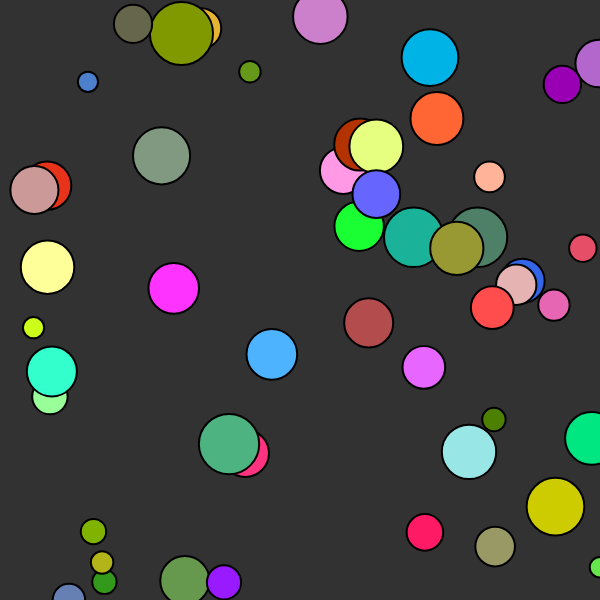
Frame 1 (no input)
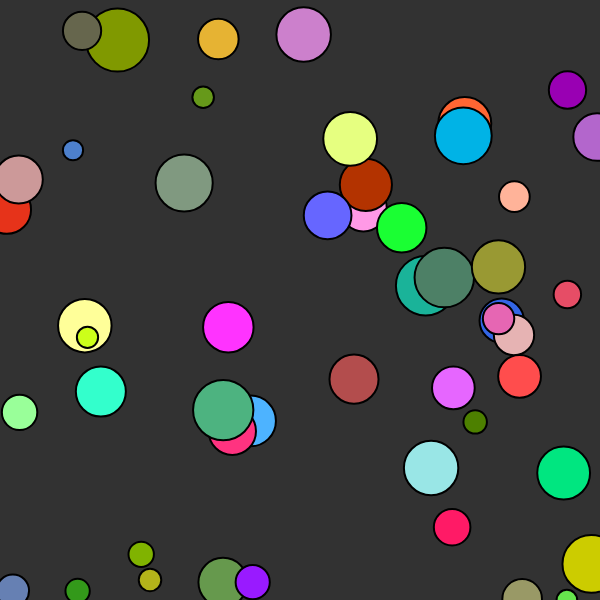
Frame 60 (no input)
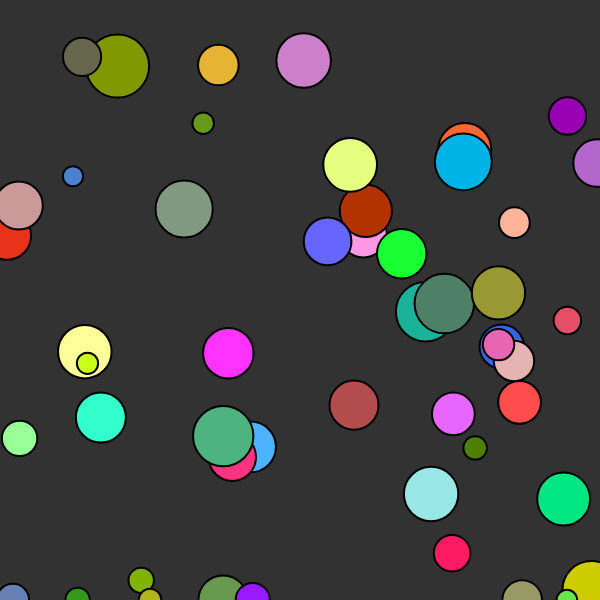
Frame 120 (the mouse pressed at the canvas centre since frame 60)

The p5.js sketch that drew these frames (run headless with seeded random() and noise() and a simulated clock; from frame 60 on, the mouse is pressed at the canvas centre):

// p5.js sketch
// ── sketch.js
// let ball;
const col = [
  "#FF6633",
  "#FFB399",
  "#FF33FF",
  "#FFFF99",
  "#00B3E6",
  "#E6B333",
  "#3366E6",
  "#999966",
  "#99FF99",
  "#B34D4D",
  "#80B300",
  "#809900",
  "#E6B3B3",
  "#6680B3",
  "#66991A",
  "#FF99E6",
  "#CCFF1A",
  "#FF1A66",
  "#E6331A",
  "#33FFCC",
  "#66994D",
  "#B366CC",
  "#4D8000",
  "#B33300",
  "#CC80CC",
  "#66664D",
  "#991AFF",
  "#E666FF",
  "#4DB3FF",
  "#1AB399",
  "#E666B3",
  "#33991A",
  "#CC9999",
  "#B3B31A",
  "#00E680",
  "#4D8066",
  "#809980",
  "#E6FF80",
  "#1AFF33",
  "#999933",
  "#FF3380",
  "#CCCC00",
  "#66E64D",
  "#4D80CC",
  "#9900B3",
  "#E64D66",
  "#4DB380",
  "#FF4D4D",
  "#99E6E6",
  "#6666FF",
];
const usedPos = [];
const balls = [];
const numOfBalls = col.length;
function setup() {
  createCanvas(600, 600);
  angleMode(DEGREES);
  // put setup code here
  //   ball = new Ball(width / 2, height / 2, 32);
  for (let i = 0; i < col.length; i++) {
    let x = random(width);
    let y = random(height);

    balls.push(new Ball(x, y, random(10, 32), i));
  }
}
function draw() {
  background(50);
  // put drawing code here
  for (let ball of balls) {
    ball.update();
    ball.border();
    ball.edges();
    ball.show();
  }
}

class Ball {
  constructor(x, y, r, i) {
    this.pos = createVector(x, y);
    this.r = r;
    this.vel = p5.Vector.random2D();
    this.vel.setMag(random(5, 20));
    this.acc = createVector();
    this.gravity = createVector(0, 0.1);
    this.color = col[i];
  }

  applyForce(force) {
    this.acc.add(force);
  }

  edges() {
    if (this.pos.y > height) {
      this.pos.y = height;
      this.vel.y = this.vel.y * -1;

      //   this.vel.mult(7);
    }
    if (this.pos.y <= 0) {
      this.pos.y = 0;
      this.vel.y = this.vel.y * -1;
    }

    if (this.pos.x <= 0) {
      this.pos.x = 0;
      this.vel.x = this.vel.x * -1;
    }
    if (this.pos.x >= width) {
      this.pos.x = width;
      this.vel.x = this.vel.x * -1;
    }
  }

  border() {
    for (let i = 0; i < balls.length; i++) {
      if (balls[i] !== this) {
        const len = dist(
          this.pos.x,
          this.pos.y,
          balls[i].pos.x,
          balls[i].pos.y
        );

        if (len <= this.r * 2) {
          //   this.pos.sub(-1);
          //   balls[i].vel.mult(-1);
          // this.pos.angleBetween(balls[i].pos);
          let angle = this.pos.angleBetween(balls[i].pos);
          const diff = p5.Vector.fromAngle(radians(-angle), 0.1);

          this.pos.x = this.pos.x;
          balls[i].x = -balls[i].x;
          this.pos.y = this.pos.y;
          balls[i].y = -balls[i].y;
          //   this.pos.y = this.pos.y * -1;
          //   balls[i].pos.add(diff);
        }
      }
    }
  }

  update() {
    this.applyForce(this.gravity);
    this.vel.add(this.acc);
    this.pos.add(this.vel);
    this.vel.div(1.3);
    this.acc.mult(0);
  }

  show() {
    push();
    // noFill();
    stroke(0);
    fill(this.color);
    strokeWeight(2);
    ellipse(this.pos.x, this.pos.y, this.r * 2, this.r * 2);
    pop();
  }
}
